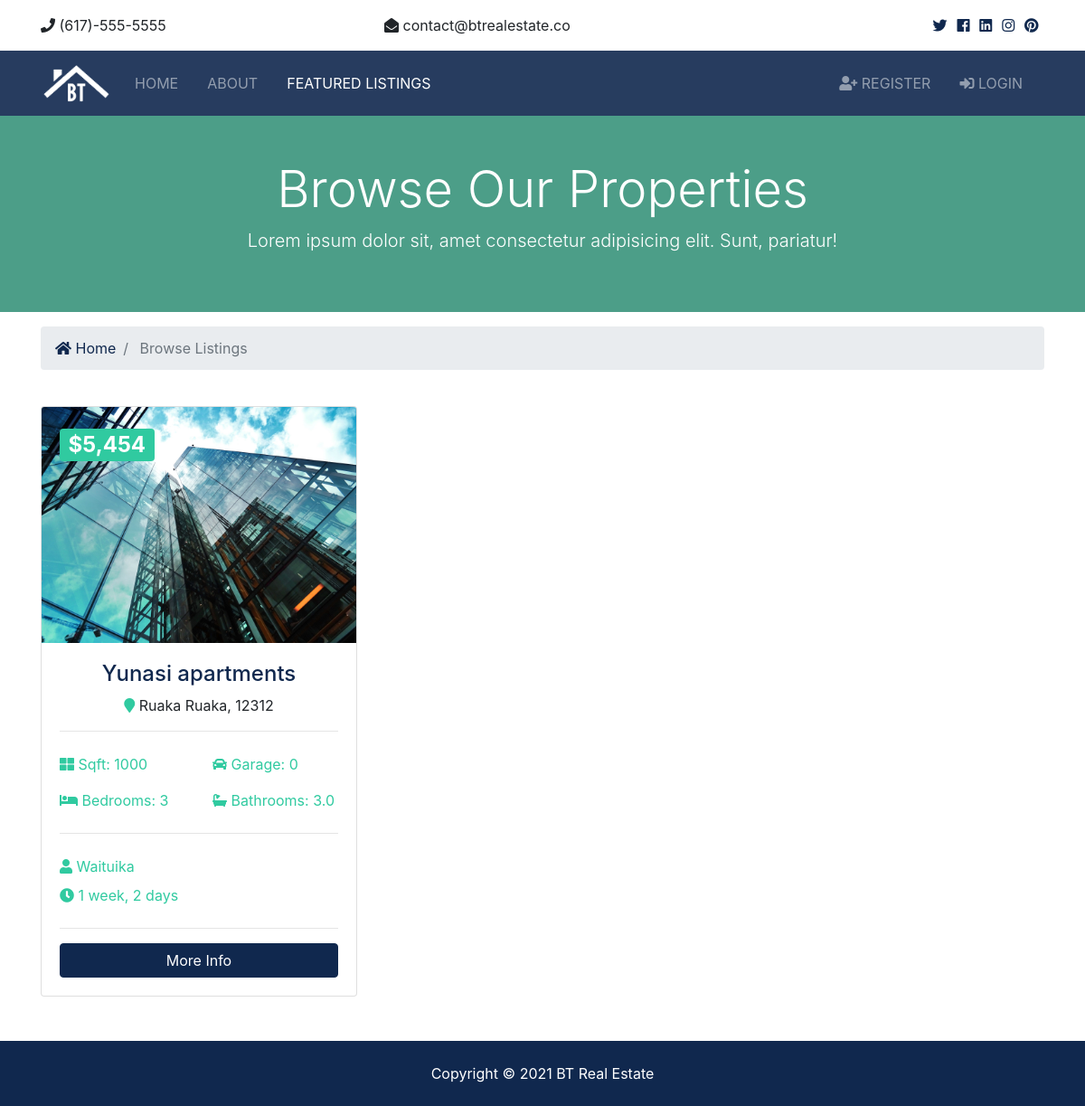
/listings/, run on the app's committed database.
### listings/models.py (models this page shows, shortened)
class Listing(models.Model):
  realtor = models.ForeignKey(Realtor, on_delete=models.DO_NOTHING)
  title = models.CharField(max_length=200)
  address = models.CharField(max_length=200)
  city = models.CharField(max_length=100)
  state = models.CharField(max_length=100)
  zipcode = models.CharField(max_length=20)
  description = models.TextField(blank=True)
  price = models.IntegerField()
  bedrooms = models.IntegerField()
  bathrooms = models.DecimalField(max_digits=2, decimal_places=1)
  garage = models.IntegerField(default=0)
  sqft = models.IntegerField()
  lot_size = models.DecimalField(max_digits=5, decimal_places=1)
  photo_main = models.ImageField(upload_to='photos/%Y/%m/%d/')
  photo_1 = models.ImageField(upload_to='photos/%Y/%m/%d/', blank=True)
  photo_2 = models.ImageField(upload_to='photos/%Y/%m/%d/', blank=True)
  photo_3 = models.ImageField(upload_to='photos/%Y/%m/%d/', blank=True)
  photo_4 = models.ImageField(upload_to='photos/%Y/%m/%d/', blank=True)
  photo_5 = models.ImageField(upload_to='photos/%Y/%m/%d/', blank=True)
  photo_6 = models.ImageField(upload_to='photos/%Y/%m/%d/', blank=True)
  is_published = models.BooleanField(default=True)
  list_date = models.DateTimeField(default=datetime.now, blank=True)

### realtors/models.py (models this page shows)
class Realtor(models.Model):
  name = models.CharField(max_length=200)
  photo = models.ImageField(upload_to='photos/%Y/%m/%d/')
  description = models.TextField(blank=True)
  phone = models.CharField(max_length=20)
  email = models.CharField(max_length=50)
  is_mvp = models.BooleanField(default=False)
  hire_date = models.DateTimeField(default=datetime.now, blank=True)
  def __str__(self):
    return self.name

### listings/views.py (the view)
# urls.py: path('', views.index, name='listings'),
def index(request):
  listings = Listing.objects.order_by('-list_date').filter(is_published=True)
  paginator = Paginator(listings, 6)
  page = request.GET.get('page')
  paged_listings = paginator.get_page(page)
  context = {
    'listings': paged_listings
  }
  return render(request, 'listings/listings.html', context)

### templates/listings/listings.html (shortened to what this page needs)
{% extends 'base.html' %}
{% load humanize %}
{% block content %}
<section id="showcase-inner" class="py-5 text-white">
    <div class="container">
      <div class="row text-center">
        <div class="col-md-12">
          <h1 class="display-4">Browse Our Properties</h1>
          <p class="lead">Lorem ipsum dolor sit, amet consectetur adipisicing elit. Sunt, pariatur!</p>
        </div>
      </div>
    </div>
  </section>
  <section id="bc" class="mt-3">
    <div class="container">
      <nav aria-label="breadcrumb">
        <ol class="breadcrumb">
          <li class="breadcrumb-item">
            <a href="{% url 'index' %}">
              <i class="fas fa-home"></i> Home</a>
          </li>
          <li class="breadcrumb-item active"> Browse Listings</li>
        </ol>
      </nav>
    </div>
  </section>
  <section id="listings" class="py-4">
    <div class="container">
      <div class="row">
        {% if listings %}
          {% for listing in listings %}
          <div class="col-md-6 col-lg-4 mb-4">
              <div class="card listing-preview">
                <img class="card-img-top" src="{{ listing.photo_main.url }}" alt="">
                <div class="card-img-overlay">
                  <h2>
                    <span class="badge badge-secondary text-white">${{ listing.price | intcomma }}</span>
                  </h2>
                </div>
                <div class="card-body">
                  <div class="listing-heading text-center">
                    <h4 class="text-primary">{{ listing.title }}</h4>
                    <p>
                      <i class="fas fa-map-marker text-secondary"></i> {{ listing.city }} {{ listing.state }}, {{ listing.zipcode }}</p>
                  </div>
                  <hr>
                  <div class="row py-2 text-secondary">
                    <div class="col-6">
                      <i class="fas fa-th-large"></i> Sqft: {{ listing.sqft }}</div>
                    <div class="col-6">
                      <i class="fas fa-car"></i> Garage: {{ listing.garage }}</div>
                  </div>
                  <div class="row py-2 text-secondary">
                    <div class="col-6">
                      <i class="fas fa-bed"></i> Bedrooms: {{ listing.bedrooms }}</div>
                    <div class="col-6">
                      <i class="fas fa-bath"></i> Bathrooms: {{ listing.bathrooms }}</div>
                  </div>
                  <hr>
                  <div class="row py-2 text-secondary">
                    <div class="col-12">
                      <i class="fas fa-user"></i> {{ listing.realtor }}</div>
                  </div>
                  <div class="row text-secondary pb-2">
                    <div class="col-6">
                      <i class="fas fa-clock"></i> {{ listing.list_date | timesince }}</div>
                  </div>
                  <hr>
                  <a href="{% url 'listing' listing.id %}" class="btn btn-primary btn-block">More Info</a>
                </div>
              </div>
            </div>
          {% endfor %}
        {% else %}
          <div class="col-md-12">
            <p>No Listings Available</p>
          </div>
        {% endif %}
      </div>
      <div class="row">
        <div class="col-md-12">
        </div>
      </div>
    </div>
  </section>
{% endblock %}

### btre/static/css/all.css (style rules this page uses)
.fa, .fas, .far, .fal, .fab { -moz-osx-font-smoothing: grayscale; -webkit-font-smoothing: antialiased; display: inline-block; font-style: normal; font-variant: normal; text-rendering: auto; line-height: 1; }
.fa-bath:before { content: "\f2cd"; }
.fa-bed:before { content: "\f236"; }
.fa-car:before { content: "\f1b9"; }
.fa-clock:before { content: "\f017"; }
.fa-home:before { content: "\f015"; }
.fa-map-marker:before { content: "\f041"; }
.fa-th-large:before { content: "\f009"; }
.fa-user:before { content: "\f007"; }
.fa, .fas { font-family: 'Font Awesome 5 Free'; font-weight: 900; }

### btre/static/css/style.css (style rules this page uses)
img { width: 100%; }
#showcase-inner { background: url(../img/building.jpg) no-repeat top center fixed/cover; position: relative; overflow: hidden; min-height: 200px; }
#showcase-inner::before { content: ''; position: absolute; top: 0; left: 0; min-height: 100%; width: 100%; background: rgba(32, 134, 107, 0.8); }
.listing-preview a { position: relative; }

### data on the page
Listing: photo_main (picture), price "5,454", title "Yunasi apartments", city "Ruaka", state "Ruaka", zipcode "12312", sqft "1000", garage "0", bedrooms "3", bathrooms "3.0", realtor "Waituika", list_date "1 week, 2 days"
